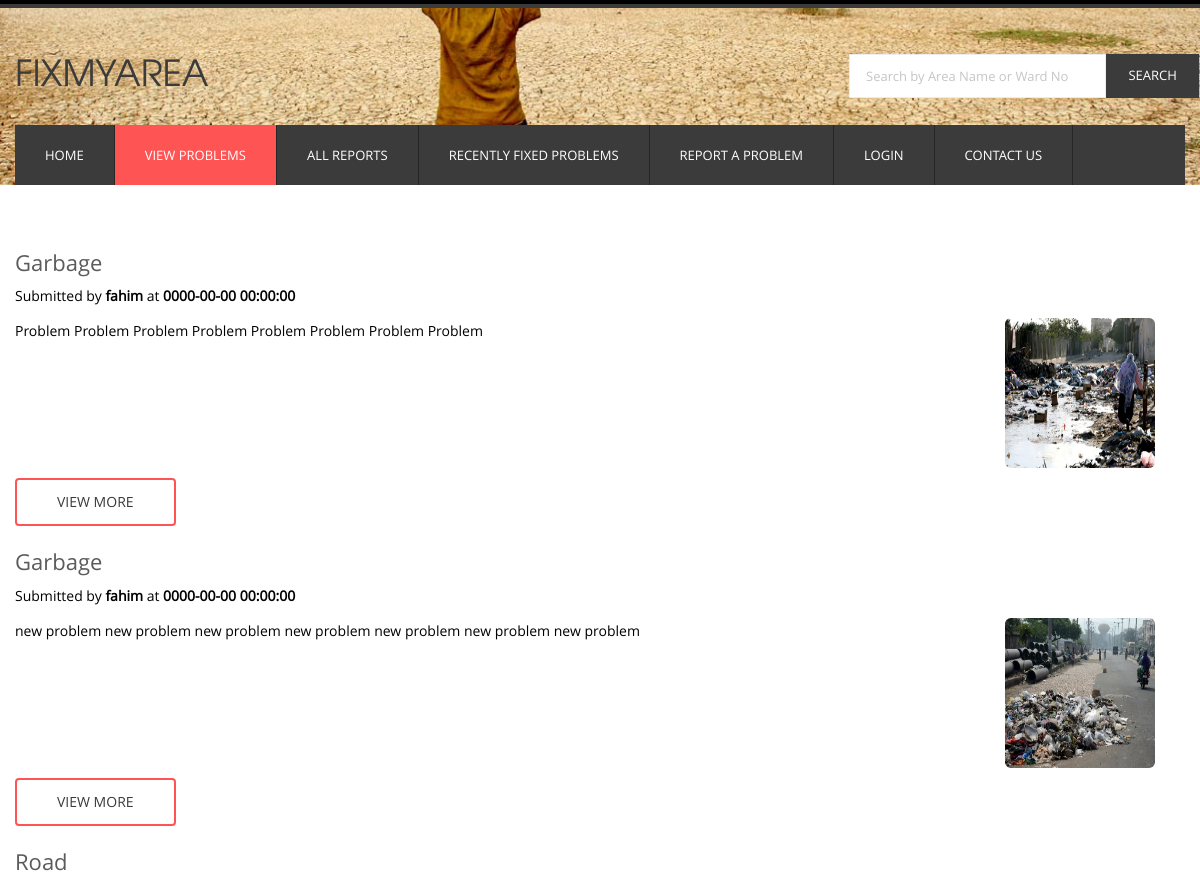
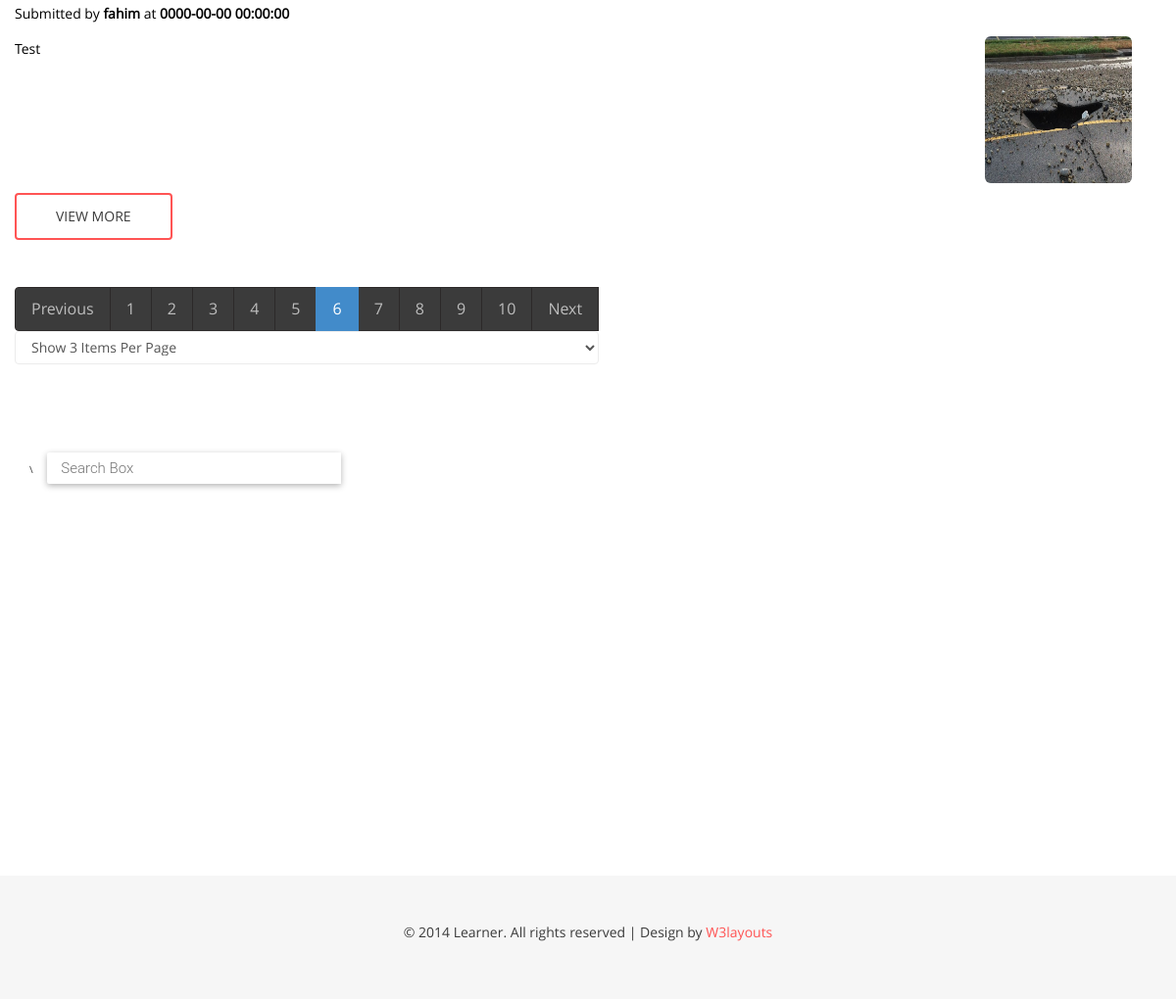
The page /views/IIUC_ULTRON/problems.php?Page=6 on the database its author committed (2 pictures, top to bottom).
### tables this page shows
CREATE TABLE `reports` (
  `id` int(100) NOT NULL,
  `title` text NOT NULL,
  `date` timestamp NOT NULL DEFAULT CURRENT_TIMESTAMP ON UPDATE CURRENT_TIMESTAMP,
  `author` text NOT NULL,
  `category` varchar(30) NOT NULL,
  `image_1` text NOT NULL,
  `image_2` text NOT NULL,
  `image_3` text NOT NULL,
  `video` text NOT NULL,
  `area` varchar(50) NOT NULL,
  `ward_no` int(20) NOT NULL,
  `description` text NOT NULL,
  `admin_feedback` text NOT NULL,
  `is_fixed` int(11) NOT NULL DEFAULT '0',
  `latitude` float NOT NULL,
  `longitude` float NOT NULL
);

### src/BITM/IIUC_ULTRON/Reports/Reports.php (called while the page is built, shortened)
<?php
class Reports extends DB{
		public function indexPaginator($page=0,$itemsPerPage=3){
        $start = (($page-1) * $itemsPerPage);
        $sql = "SELECT * from reports where is_fixed=0 LIMIT $start,$itemsPerPage";
        $STH = $this->DBH->query($sql);
        $STH->setFetchMode(PDO::FETCH_OBJ);
        $arrSomeData  = $STH->fetchAll();
        return $arrSomeData;
    }
    public function getAllKeywords()
    {
        $_allKeywords = array();
        $sql = "SELECT * FROM `reports` WHERE `is_fixed` ='0'";
        $STH = $this->DBH->query($sql);
        $STH->setFetchMode(PDO::FETCH_OBJ);
        $allData= $STH->fetchAll();
        foreach ($allData as $oneData) {
            $_allKeywords[] = trim($oneData->area);
        }
        $STH = $this->DBH->query($sql);
        $STH->setFetchMode(PDO::FETCH_OBJ);
        $allData= $STH->fetchAll();
        foreach ($allData as $oneData) {
            $eachString= strip_tags($oneData->area);
            $eachString=trim( $eachString);
            $eachString= preg_replace( "/\r|\n/", " ", $eachString);
            $eachString= str_replace("&nbsp;","",  $eachString);
            $WordsArr = explode(" ", $eachString);
            foreach ($WordsArr as $eachWord){
                $_allKeywords[] = trim($eachWord);
            }
        }
        $STH = $this->DBH->query($sql);
        $STH->setFetchMode(PDO::FETCH_OBJ);
        $allData= $STH->fetchAll();
        foreach ($allData as $oneData) {
            $_allKeywords[] = trim($oneData->ward_no);
        }
        $STH = $this->DBH->query($sql);
        $STH->setFetchMode(PDO::FETCH_OBJ);
        $allData= $STH->fetchAll();
        foreach ($allData as $oneData) {
            $eachString= strip_tags($oneData->ward_no);
            $eachString=trim( $eachString);
            $eachString= preg_replace( "/\r|\n/", " ", $eachString);
            $eachString= str_replace("&nbsp;","",  $eachString);
            $WordsArr = explode(" ", $eachString);
            foreach ($WordsArr as $eachWord){
                $_allKeywords[] = trim($eachWord);
            }
        }
        return array_unique($_allKeywords);
    }
}
?>

### src/BITM/IIUC_ULTRON/Model/Database.php (called while the page is built, shortened)
<?php
class Database{
    public $host="localhost";
    public $dbname="fix_my_area";
    public $user="root";
    public $password="";
    public function __construct()
    {
        try {
            $this->DBH = new PDO("mysql:host=$this->host;dbname=$this->dbname", $this->user, $this->password);
        }
        catch(PDOException $error){
            echo $error->getMessage();
        }
    }
}

### views/IIUC_ULTRON/problems.php (the view, shortened to what this page needs)
<!DOCTYPE HTML>
<html>
<head>
    <link rel="stylesheet" href="https://maxcdn.bootstrapcdn.com/bootstrap/3.3.7/css/bootstrap.min.css">
    <link href="../../resource/css/bootstrap.css" rel='stylesheet' type='text/css'/>
    <link href="../../resource/css/style.css" rel="stylesheet" type="text/css" media="all"/>
    <link rel="stylesheet" href="../../resource/fonts/css/font-awesome.min.css">
    <link rel="stylesheet" href="../../resource/css/flexslider.css" type="text/css" media="screen"/>
</head>
<body>
<div class="header_bg1">
    <div class="container">
        <div class="row header">
            <div class="logo navbar-left">
                <h1><a href="index.php">FixMyArea </a></h1>
            </div>
            <div class="h_search navbar-right">
                <form id="searchForm" action="problems.php" method="get">
                    <input type="text" id="searchID" name="search" class="text" value="Search by Area Name or Ward No"
                           onfocus="this.value = '';" onblur="if (this.value == '') {this.value = 'Search by Area Name or Ward No';}">
                    <input type="submit" value="search">
                </form>
            </div>
            <div class="clearfix"></div>
        </div>
        <div class="row h_menu">
            <nav class="navbar navbar-default navbar-left" role="navigation">
                <div class="collapse navbar-collapse" id="bs-example-navbar-collapse-1">
                      <ul class="nav navbar-nav">
		        <li><a href="index.php">Home</a></li>
		        <li class="active"><a href="problems.php">View Problems</a></li>
		        <li><a href="all_reports.php">All Reports </a></li>
		        <li><a href="fixed_problems.php">Recently Fixed Problems</a></li>
		        <li><a href="report_a_problem.php">Report a Problem</a></li>
				  <?php if (!isset($_SESSION['email'])) { ?>
                            <li><a href="profile/signup_login.php">Login</a></li>
							<li><a href="contact.html">Contact Us</a></li>
                        <?php } else { ?>
                            <li><a href="profile/profile.php">Profile</a></li>
                            <li><a href="profile/logout.php">Log Out</a></li>
                        <?php } ?>
		      </ul>
                </div>
            </nav>
        </div>
    </div>
</div>
<div class="main_bg">
    <div class="container">
        <div class="technology row">
            <?php
            $objReports = new Reports();
            $allData = $objReports->index("obj");
            $availableKeywords = $objReports->getAllKeywords();
            $recordCount = count($allData);
            if (isset($_REQUEST['Page'])) $page = $_REQUEST['Page'];
            else if (isset($_SESSION['Page'])) $page = $_SESSION['Page'];
            else   $page = 1;
            if (isset($_REQUEST['ItemsPerPage'])) $itemsPerPage = $_REQUEST['ItemsPerPage'];
            else if (isset($_SESSION['ItemsPerPage'])) $itemsPerPage = $_SESSION['ItemsPerPage'];
            else   $itemsPerPage = 3;
            $pages = ceil($recordCount / $itemsPerPage);
            $someData = $objReports->indexPaginator($page, $itemsPerPage);
            foreach ($someData as $oneData) { ?>
                <div class="technology_list">
                    <h4><?php echo $oneData->title; ?></h4>
                    <div class="col-md-10 tech_para">
                        <p class="para">Submitted by <strong><?php echo $oneData->author; ?></strong> at
                            <strong><?php echo $oneData->date; ?></strong></p>
                    </div>
                    <div class="col-md-10 tech_para">
                        <p class="para"><?php echo $oneData->description; ?></p>
                    </div>
                    <div class="col-md-2">
                        <span class="bg"><img src="../../resource/images/images/<?php echo $oneData->image_1; ?>"
                                              alt="Image" class="img-rounded" width=150px; height=150px;></span>
                    </div>
                    <div class="clearfix"></div>
                    <div class="read_more">
                        <a href="single_view.php?id=<?php echo $oneData->id ?>" class="fa-btn btn-1 btn-1e">View
                            more</a>
                    </div>
                </div>
            <?php } ?>
            <div style="display: inline" class="container">
                <ul class="pagination">
                    <?php
                    $prev = 1;
                    if ($prev != $page) {
                        $prev = $page - 1;
                        echo "<li><a href='?Page=$prev'>" . "Previous" . '</a></li>';
                    }
                    for ($i = 1; $i <= $pages; $i++) {
                        $next = $page;
                        if ($i == $page) echo '<li class="active"><a href="">' . $i . '</a></li>';
                        else  echo "<li><a href='?Page=$i'>" . $i . '</a></li>';
                    }
                    if ($next < $pages) {
                        $next = $next + 1;
                        echo "<li><a href='?Page=$next'>" . "Next" . '</a></li>';
                    }
                    ?>
                    <select class="form-control" name="ItemsPerPage" id="ItemsPerPage"
                            onchange="javascript:location.href = this.value;">
                        <?php
                        if ($itemsPerPage == 3) echo '<option value="?ItemsPerPage=3" selected >Show 3 Items Per Page</option>';
                        else echo '<option  value="?ItemsPerPage=3">Show 3 Items Per Page</option>';
                        ?>
                    </select>
                </ul>
            </div>
        </div>\
        <input id="pac-input" class="controls" type="text" placeholder="Search Box">
        <div id="map"></div>
    </div>
</div>
<div class="footer_bg">
    <div class="container">
        <div class="row  footer">
            <div class="copy text-center">
                <p class="link"><span>&copy; 2014 Learner. All rights reserved | Design by <a
                            href="http://w3layouts.com/">W3layouts</a></span></p>
            </div>
        </div>
    </div>
</div>
</body>
</html>

### rows shown on the page
reports: title "Garbage", author "fahim", date "0000-00-00 00:00:00", description "Problem Problem Problem Problem Problem Problem Problem Problem", image_1 (picture)
reports: title "Garbage", author "fahim", date "0000-00-00 00:00:00", description "new problem new problem new problem new problem new problem new problem new problem", image_1 (picture)
reports: title "Road", author "fahim", date "0000-00-00 00:00:00", description "Test", image_1 (picture)
